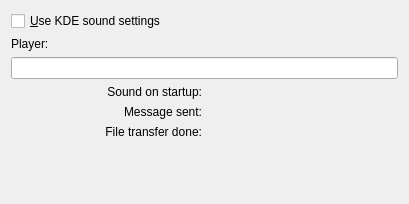
<ui version="4.0" >
 <class>SoundConfigBase</class>
 <widget class="QWidget" name="SoundConfigBase" >
  <property name="geometry" >
   <rect>
    <x>0</x>
    <y>0</y>
    <width>409</width>
    <height>204</height>
   </rect>
  </property>
  <property name="windowTitle" >
   <string></string>
  </property>
  <layout class="QGridLayout" >
   <property name="margin" >
    <number>11</number>
   </property>
   <property name="spacing" >
    <number>6</number>
   </property>
   <item row="0" column="0" colspan="2" >
    <widget class="QCheckBox" name="chkArts" >
     <property name="toolTip" >
      <string>Use player defined in system notify settings in kcontrol</string>
     </property>
     <property name="text" >
      <string>&amp;Use KDE sound settings</string>
     </property>
    </widget>
   </item>
   <item row="1" column="0" colspan="2" >
    <widget class="QLabel" name="lblPlayer" >
     <property name="text" >
      <string>Player:</string>
     </property>
     <property name="wordWrap" >
      <bool>false</bool>
     </property>
    </widget>
   </item>
   <item row="2" column="0" colspan="2" >
    <widget class="QLineEdit" name="edtPlayer" />
   </item>
   <item row="7" column="1" >
    <spacer>
     <property name="orientation" >
      <enum>Qt::Vertical</enum>
     </property>
     <property name="sizeType" >
      <enum>QSizePolicy::Expanding</enum>
     </property>
     <property name="sizeHint" >
      <size>
       <width>20</width>
       <height>20</height>
      </size>
     </property>
    </spacer>
   </item>
   <item row="6" column="0" >
    <widget class="QLabel" name="TextLabel1" >
     <property name="text" >
      <string>File transfer done:</string>
     </property>
     <property name="alignment" >
      <set>Qt::AlignRight|Qt::AlignTrailing|Qt::AlignVCenter</set>
     </property>
     <property name="wordWrap" >
      <bool>false</bool>
     </property>
    </widget>
   </item>
   <item row="5" column="0" >
    <widget class="QLabel" name="TextLabel1_2" >
     <property name="text" >
      <string>Message sent:</string>
     </property>
     <property name="alignment" >
      <set>Qt::AlignRight|Qt::AlignTrailing|Qt::AlignVCenter</set>
     </property>
     <property name="wordWrap" >
      <bool>false</bool>
     </property>
    </widget>
   </item>
   <item row="4" column="0" >
    <widget class="QLabel" name="TextLabel2" >
     <property name="text" >
      <string>Sound on startup:</string>
     </property>
     <property name="alignment" >
      <set>Qt::AlignRight|Qt::AlignTrailing|Qt::AlignVCenter</set>
     </property>
     <property name="wordWrap" >
      <bool>false</bool>
     </property>
    </widget>
   </item>
   <item row="6" column="1" >
    <widget class="EditSound" native="1" name="edtFileDone" />
   </item>
   <item row="5" column="1" >
    <widget class="EditSound" native="1" name="edtSent" />
   </item>
   <item row="4" column="1" >
    <widget class="EditSound" native="1" name="edtStartup" />
   </item>
  </layout>
 </widget>
 <customwidgets>
  <customwidget>
   <class>EditSound</class>
   <extends>QWidget</extends>
   <header>editfile.h</header>
  </customwidget>
 </customwidgets>
 <tabstops>
  <tabstop>chkArts</tabstop>
  <tabstop>edtPlayer</tabstop>
 </tabstops>
 <resources/>
 <connections/>
</ui>
